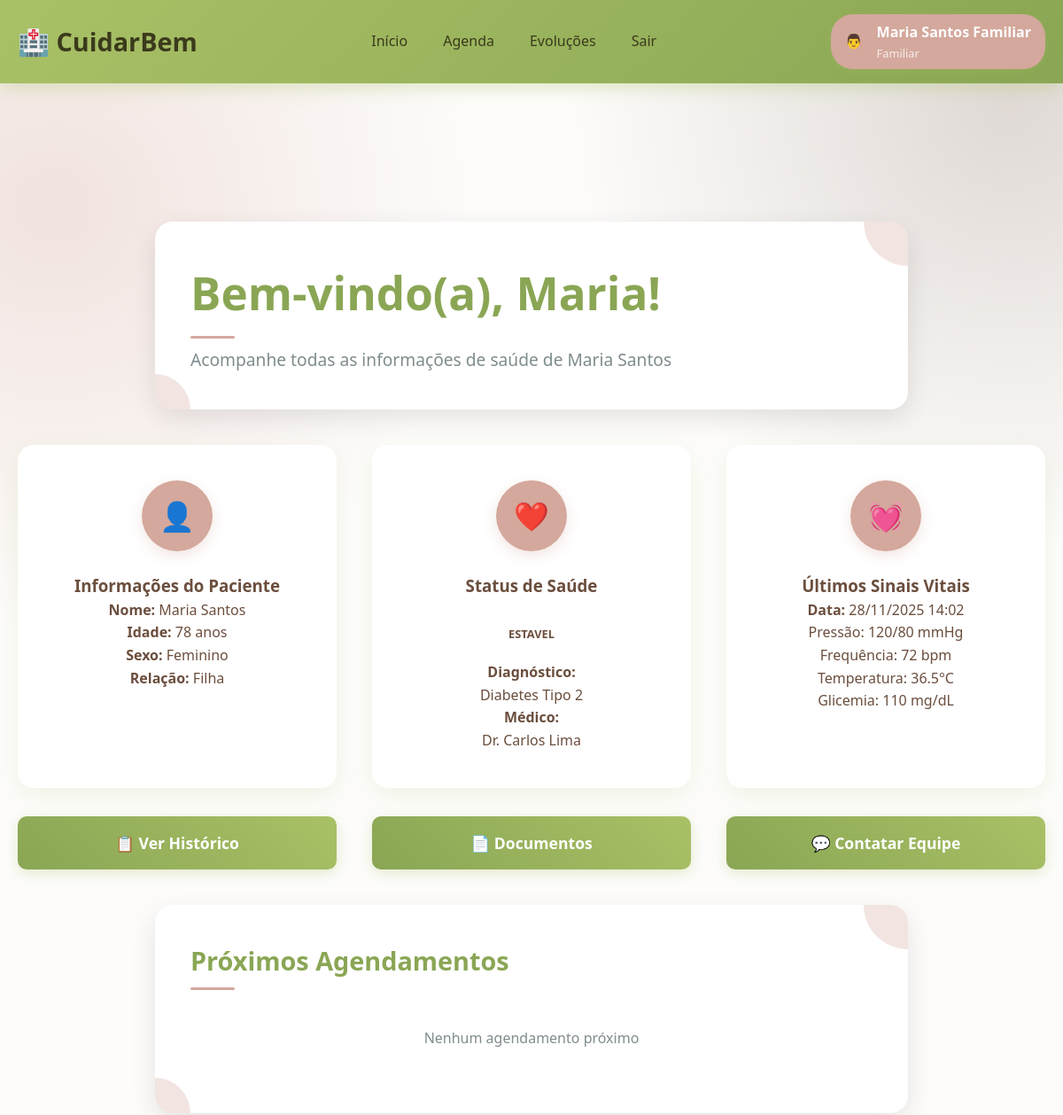
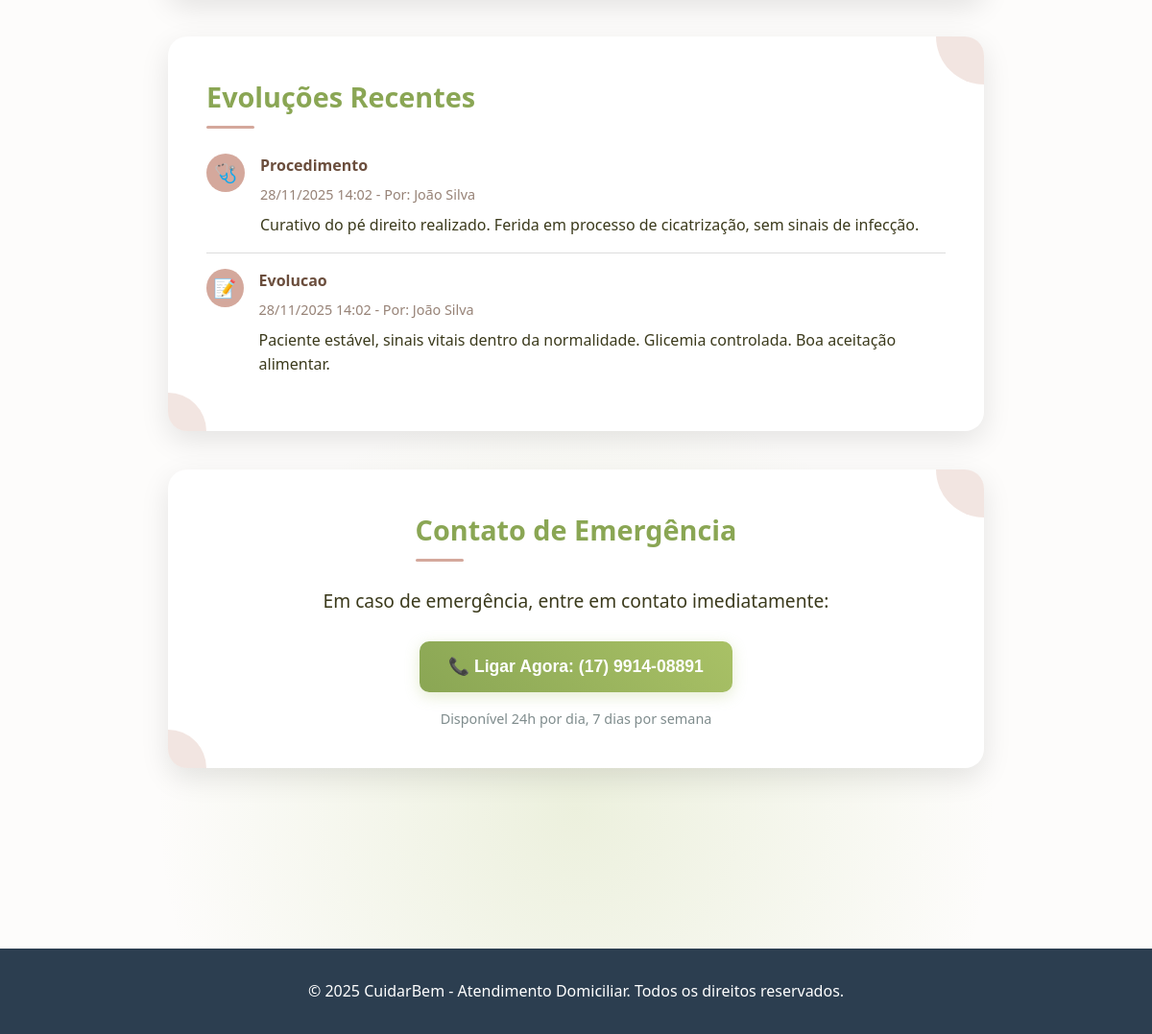
The app's page /perfil-familiar.php (signed in) with its own data (2 pictures, top to bottom).
### tables this page shows
CREATE TABLE IF NOT EXISTS vinculos_familiar (
    id INT AUTO_INCREMENT PRIMARY KEY,
    usuario_id INT NOT NULL,
    paciente_id INT NOT NULL,
    grau_parentesco VARCHAR(50),
    data_vinculo TIMESTAMP DEFAULT CURRENT_TIMESTAMP,
    FOREIGN KEY (usuario_id) REFERENCES usuarios(id) ON DELETE CASCADE,
    FOREIGN KEY (paciente_id) REFERENCES pacientes(id) ON DELETE CASCADE,
    UNIQUE KEY unique_vinculo (usuario_id, paciente_id)
);

CREATE TABLE IF NOT EXISTS pacientes (
    id INT AUTO_INCREMENT PRIMARY KEY,
    nome VARCHAR(100) NOT NULL,
    cpf VARCHAR(14) UNIQUE NOT NULL,
    idade INT NOT NULL,
    sexo ENUM('masculino', 'feminino') NOT NULL,
    telefone VARCHAR(20),
    email VARCHAR(100),
    endereco TEXT NOT NULL,
    diagnostico VARCHAR(255),
    status_saude ENUM('estavel', 'atencao', 'critico') DEFAULT 'estavel',
    medico_responsavel VARCHAR(100),
    data_cadastro TIMESTAMP DEFAULT CURRENT_TIMESTAMP,
    foto_identidade VARCHAR(255),
    INDEX idx_cpf (cpf),
    INDEX idx_status (status_saude)
);

CREATE TABLE IF NOT EXISTS sinais_vitais (
    id INT AUTO_INCREMENT PRIMARY KEY,
    paciente_id INT NOT NULL,
    pressao_arterial VARCHAR(20),
    frequencia_cardiaca INT,
    temperatura DECIMAL(4,1),
    glicemia INT,
    saturacao_oxigenio INT,
    data_medicao TIMESTAMP DEFAULT CURRENT_TIMESTAMP,
    registrado_por INT,
    FOREIGN KEY (paciente_id) REFERENCES pacientes(id) ON DELETE CASCADE,
    FOREIGN KEY (registrado_por) REFERENCES usuarios(id) ON DELETE SET NULL,
    INDEX idx_paciente_data (paciente_id, data_medicao)
);

CREATE TABLE IF NOT EXISTS evolucoes (
    id INT AUTO_INCREMENT PRIMARY KEY,
    paciente_id INT NOT NULL,
    descricao TEXT NOT NULL,
    tipo ENUM('evolucao', 'intercorrencia', 'procedimento', 'observacao') NOT NULL,
    registrado_por INT NOT NULL,
    data_registro TIMESTAMP DEFAULT CURRENT_TIMESTAMP,
    FOREIGN KEY (paciente_id) REFERENCES pacientes(id) ON DELETE CASCADE,
    FOREIGN KEY (registrado_por) REFERENCES usuarios(id) ON DELETE CASCADE,
    INDEX idx_paciente_data (paciente_id, data_registro)
);

CREATE TABLE IF NOT EXISTS usuarios (
    id INT AUTO_INCREMENT PRIMARY KEY,
    nome VARCHAR(100) NOT NULL,
    email VARCHAR(100) UNIQUE NOT NULL,
    senha VARCHAR(255) NOT NULL,
    tipo_usuario ENUM('familiar', 'cuidador', 'admin') NOT NULL,
    telefone VARCHAR(20),
    cpf VARCHAR(14) UNIQUE,
    data_cadastro TIMESTAMP DEFAULT CURRENT_TIMESTAMP,
    status ENUM('ativo', 'inativo') DEFAULT 'ativo',
    INDEX idx_email (email),
    INDEX idx_tipo (tipo_usuario)
);

### auth.php (called while the page is built, shortened)
<?php
require_once 'config.php';
class Auth {
    public static function getUserName() {
        return $_SESSION['user_name'] ?? '';
    }
}
function getUserName() {
    return Auth::getUserName();
}
?>

### config.php (called while the page is built, shortened)
<?php
function sanitize($data) {
    return htmlspecialchars(trim($data), ENT_QUOTES, 'UTF-8');
}
function formatarDataHoraBR($dataHora) {
    $timestamp = strtotime($dataHora);
    return date('d/m/Y H:i', $timestamp);
}
?>

### perfil-familiar.php (the view, shortened to what this page needs)
<?php
require_once 'config.php';
require_once 'auth.php';
$db = getDB();
$usuarioId = getUserId();
$stmt = $db->prepare("
    SELECT p.*, vf.grau_parentesco
    FROM pacientes p
    INNER JOIN vinculos_familiar vf ON p.id = vf.paciente_id
    WHERE vf.usuario_id = ?
    LIMIT 1
");
$stmt->execute([$usuarioId]);
$paciente = $stmt->fetch();
$stmt = $db->prepare("
    SELECT * FROM agendamentos
    WHERE paciente_id = ? AND data_agendamento >= CURDATE()
    ORDER BY data_agendamento, horario
    LIMIT 5
");
$stmt->execute([$paciente['id']]);
$agendamentos = $stmt->fetchAll();
$stmt = $db->prepare("
    SELECT * FROM sinais_vitais
    WHERE paciente_id = ?
    ORDER BY data_medicao DESC
    LIMIT 1
");
$stmt->execute([$paciente['id']]);
$sinaisVitais = $stmt->fetch();
$stmt = $db->prepare("
    SELECT e.*, u.nome as registrado_por_nome
    FROM evolucoes e
    LEFT JOIN usuarios u ON e.registrado_por = u.id
    WHERE e.paciente_id = ?
    ORDER BY e.data_registro DESC
    LIMIT 5
");
$stmt->execute([$paciente['id']]);
$evolucoes = $stmt->fetchAll();
?>
<!DOCTYPE html>
<html lang="pt-BR">
<head>
    <link rel="stylesheet" href="style-perfilfamiliar.css">
</head>
<body>
    <header>
        <nav class="container">
            <div class="logo">🏥 CuidarBem</div>
            <ul class="nav-links">
                <li><a href="index.php">Início</a></li>
                <li><a href="#agenda">Agenda</a></li>
                <li><a href="#evolucoes">Evoluções</a></li>
                <li><a href="logout.php">Sair</a></li>
            </ul>
            <div class="user-info">
                <span>👨</span>
                <div>
                    <div style="font-weight: bold;"><?= sanitize(getUserName()) ?></div>
                    <div style="font-size: 0.8rem; opacity: 0.8;">Familiar</div>
                </div>
            </div>
        </nav>
    </header>
    <main class="main-content">
        <div class="container">
            <div class="welcome-section">
                <h1 class="welcome-title">Bem-vindo(a), <?= sanitize(explode(' ', getUserName())[0]) ?>!</h1>
                <p style="font-size: 1.2rem; color: #7f8c8d; position: relative; z-index: 2;">
                    Acompanhe todas as informações de saúde de <?= sanitize($paciente['nome']) ?>
                </p>
            </div>
            <div class="patient-info">
                <div class="info-card">
                    <div class="card-icon">👤</div>
                    <div class="card-content">
                        <h3>Informações do Paciente</h3>
                        <p><strong>Nome:</strong> <?= sanitize($paciente['nome']) ?></p>
                        <p><strong>Idade:</strong> <?= $paciente['idade'] ?> anos</p>
                        <p><strong>Sexo:</strong> <?= ucfirst($paciente['sexo']) ?></p>
                        <p><strong>Relação:</strong> <?= sanitize($paciente['grau_parentesco']) ?></p>
                    </div>
                </div>
                <div class="info-card">
                    <div class="card-icon">❤️</div>
                    <div class="card-content">
                        <h3>Status de Saúde</h3>
                        <p style="font-size: 1.5rem; font-weight: bold; margin: 1rem 0;">
                            <span class="status-badge status-<?= $paciente['status_saude'] ?>">
                                <?= ucfirst($paciente['status_saude']) ?>
                            </span>
                        </p>
                        <?php if ($paciente['diagnostico']): ?>
                        <p><strong>Diagnóstico:</strong><br><?= sanitize($paciente['diagnostico']) ?></p>
                        <?php endif; ?>
                        <?php if ($paciente['medico_responsavel']): ?>
                        <p><strong>Médico:</strong><br><?= sanitize($paciente['medico_responsavel']) ?></p>
                        <?php endif; ?>
                    </div>
                </div>
                <?php if ($sinaisVitais): ?>
                <div class="info-card">
                    <div class="card-icon">💓</div>
                    <div class="card-content">
                        <h3>Últimos Sinais Vitais</h3>
                        <p><strong>Data:</strong> <?= formatarDataHoraBR($sinaisVitais['data_medicao']) ?></p>
                        <?php if ($sinaisVitais['pressao_arterial']): ?>
                        <p>Pressão: <?= sanitize($sinaisVitais['pressao_arterial']) ?> mmHg</p>
                        <?php endif; ?>
                        <?php if ($sinaisVitais['frequencia_cardiaca']): ?>
                        <p>Frequência: <?= $sinaisVitais['frequencia_cardiaca'] ?> bpm</p>
                        <?php endif; ?>
                        <?php if ($sinaisVitais['temperatura']): ?>
                        <p>Temperatura: <?= $sinaisVitais['temperatura'] ?>°C</p>
                        <?php endif; ?>
                        <?php if ($sinaisVitais['glicemia']): ?>
                        <p>Glicemia: <?= $sinaisVitais['glicemia'] ?> mg/dL</p>
                        <?php endif; ?>
                    </div>
                </div>
                <?php endif; ?>
            </div>
            <div class="quick-actions">
                <a href="historico.php" class="action-btn">📋 Ver Histórico</a>
                <a href="documentos.php" class="action-btn">📄 Documentos</a>
                <a href="contato-equipe.php" class="action-btn">💬 Contatar Equipe</a>
            </div>
            <div class="timeline" id="agenda">
                <h3>Próximos Agendamentos</h3>
                <?php if (empty($agendamentos)): ?>
                    <p style="text-align: center; color: #7f8c8d; padding: 2rem;">
                        Nenhum agendamento próximo
                    </p>
                <?php endif; ?>
            </div>
            <div class="timeline" id="evolucoes">
                <h3>Evoluções Recentes</h3>
                <?php if (empty($evolucoes)): ?>
                    <p style="text-align: center; color: #7f8c8d; padding: 2rem;">
                        Nenhuma evolução registrada
                    </p>
                <?php else: ?>
                    <?php foreach ($evolucoes as $ev): ?>
                    <div class="timeline-item">
                        <div class="timeline-icon">
                            <?php
                            $icones = [
                                'evolucao' => '📝',
                                'intercorrencia' => '⚠️',
                                'procedimento' => '🩺',
                                'observacao' => '💭'
                            ];
                            echo $icones[$ev['tipo']] ?? '📋';
                            ?>
                        </div>
                        <div class="timeline-content">
                            <h4><?= ucfirst($ev['tipo']) ?></h4>
                            <p class="timeline-date">
                                <?= formatarDataHoraBR($ev['data_registro']) ?>
                                <?php if ($ev['registrado_por_nome']): ?>
                                    - Por: <?= sanitize($ev['registrado_por_nome']) ?>
                                <?php endif; ?>
                            </p>
                            <p><?= nl2br(sanitize($ev['descricao'])) ?></p>
                        </div>
                    </div>
                    <?php endforeach; ?>
                <?php endif; ?>
            </div>
            <div class="emergency-contact">
                <h3>Contato de Emergência</h3>
                <p style="font-size: 1.2rem; margin: 1rem 0; position: relative; z-index: 2;">
                    Em caso de emergência, entre em contato imediatamente:
                </p>
                <button class="emergency-btn" onclick="window.location.href='tel:+5517991408891'">
                    📞 Ligar Agora: (17) 9914-08891
                </button>
                <p style="margin-top: 1rem; font-size: 0.9rem; color: #7f8c8d; position: relative; z-index: 2;">
                    Disponível 24h por dia, 7 dias por semana
                </p>
            </div>
        </div>
    </main>
    <footer style="background: #2c3e50; color: white; text-align: center; padding: 2rem 0; margin-top: 3rem;">
        <div class="container">
            <p>&copy; <?= date('Y') ?> CuidarBem - Atendimento Domiciliar. Todos os direitos reservados.</p>
        </div>
    </footer>
</body>
</html>

### records on screen
vinculos_familiar: paciente.nome "Maria Santos", paciente.idade "78", paciente.sexo "Feminino", grau_parentesco "Filha", paciente.status_saude "ESTAVEL", paciente.diagnostico "Diabetes Tipo 2", paciente.medico_responsavel "Dr. Carlos Lima"
sinais_vitais: data_medicao "28/11/2025 14:02", pressao_arterial "120/80", frequencia_cardiaca "72", temperatura "36.5", glicemia "110"
evolucoes: tipo "🩺", tipo "Procedimento", data_registro "28/11/2025 14:02", registrado_por.nome "João Silva", descricao "Curativo do pé direito realizado. Ferida em processo de cicatrização, sem sinais de infecção."
evolucoes: tipo "📝", tipo "Evolucao", data_registro "28/11/2025 14:02", registrado_por.nome "João Silva", descricao "Paciente estável, sinais vitais dentro da normalidade. Glicemia controlada. Boa aceitação alimentar."

### other values on screen
getUserName() "Maria Santos Familiar"
explode(' ', getUserName())[0] "Maria"
